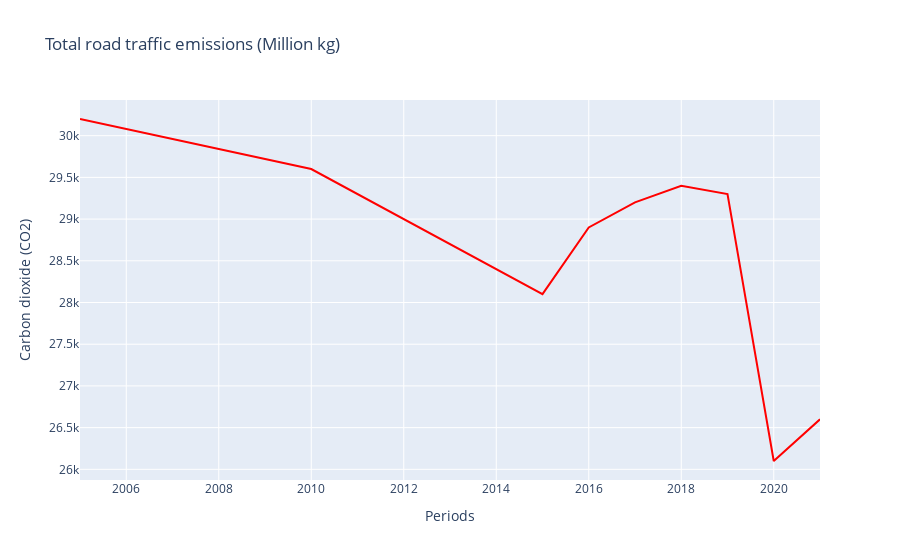
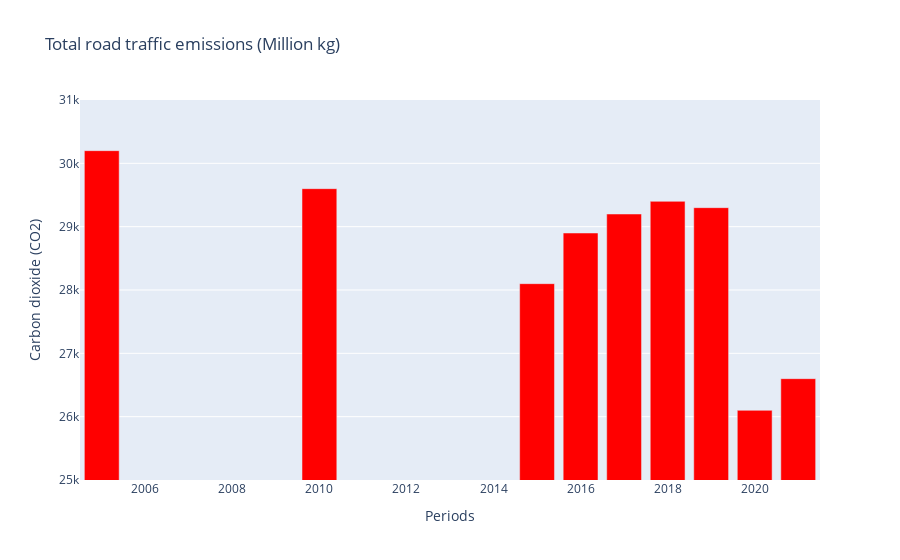

Notebook code cell kept with these figures, in order:
### Markdown cell above
Carbon dioxide:

### Code cell
df_road = pd.read_csv('Road emissions.csv', delimiter=',')
df_road

# Line chart

figco2line = px.line(df_road, x='Periods', y='Carbon dioxide (CO2)',
                 title='Total road traffic emissions (Million kg)')
figco2line.update_traces(line_color='red')
figco2line.show()


# Bar chart

figco2bar = px.bar(df_road, x='Periods', y='Carbon dioxide (CO2)',
                 title='Total road traffic emissions (Million kg)')
figco2bar.update_yaxes(range=(25000,31000))
figco2bar.update_traces(marker_color='red')
figco2bar.show()

### Figure 1 — Plotly figure (JSON) as saved in the notebook; plotly's stock layout.template omitted (floating-point values rounded to 4 significant figures)
{"data": [{"hovertemplate": "Periods=%{x}<br>Carbon dioxide (CO2)=%{y}<extra></extra>", "legendgroup": "", "line": {"color": "red", "dash": "solid"}, "marker": {"symbol": "circle"}, "mode": "lines", "name": "", "orientation": "v", "showlegend": false, "type": "scatter", "x": [2005, 2010, 2015, 2016, 2017, 2018, 2019, 2020, 2021], "xaxis": "x", "y": [30200, 29600, 28100, 28900, 29200, 29400, 29300, 26100, 26600], "yaxis": "y"}], "layout": {"legend": {"tracegroupgap": 0}, "title": {"text": "Total road traffic emissions (Million kg)"}, "xaxis": {"anchor": "y", "domain": [0, 1], "title": {"text": "Periods"}}, "yaxis": {"anchor": "x", "domain": [0, 1], "title": {"text": "Carbon dioxide (CO2)"}}}}

### Figure 2 — Plotly figure (JSON) as saved in the notebook; plotly's stock layout.template omitted (floating-point values rounded to 4 significant figures)
{"data": [{"alignmentgroup": "True", "hovertemplate": "Periods=%{x}<br>Carbon dioxide (CO2)=%{y}<extra></extra>", "legendgroup": "", "marker": {"color": "red", "pattern": {"shape": ""}}, "name": "", "offsetgroup": "", "orientation": "v", "showlegend": false, "textposition": "auto", "type": "bar", "x": [2005, 2010, 2015, 2016, 2017, 2018, 2019, 2020, 2021], "xaxis": "x", "y": [30200, 29600, 28100, 28900, 29200, 29400, 29300, 26100, 26600], "yaxis": "y"}], "layout": {"barmode": "relative", "legend": {"tracegroupgap": 0}, "title": {"text": "Total road traffic emissions (Million kg)"}, "xaxis": {"anchor": "y", "domain": [0, 1], "title": {"text": "Periods"}}, "yaxis": {"anchor": "x", "domain": [0, 1], "range": [25000, 31000], "title": {"text": "Carbon dioxide (CO2)"}}}}
